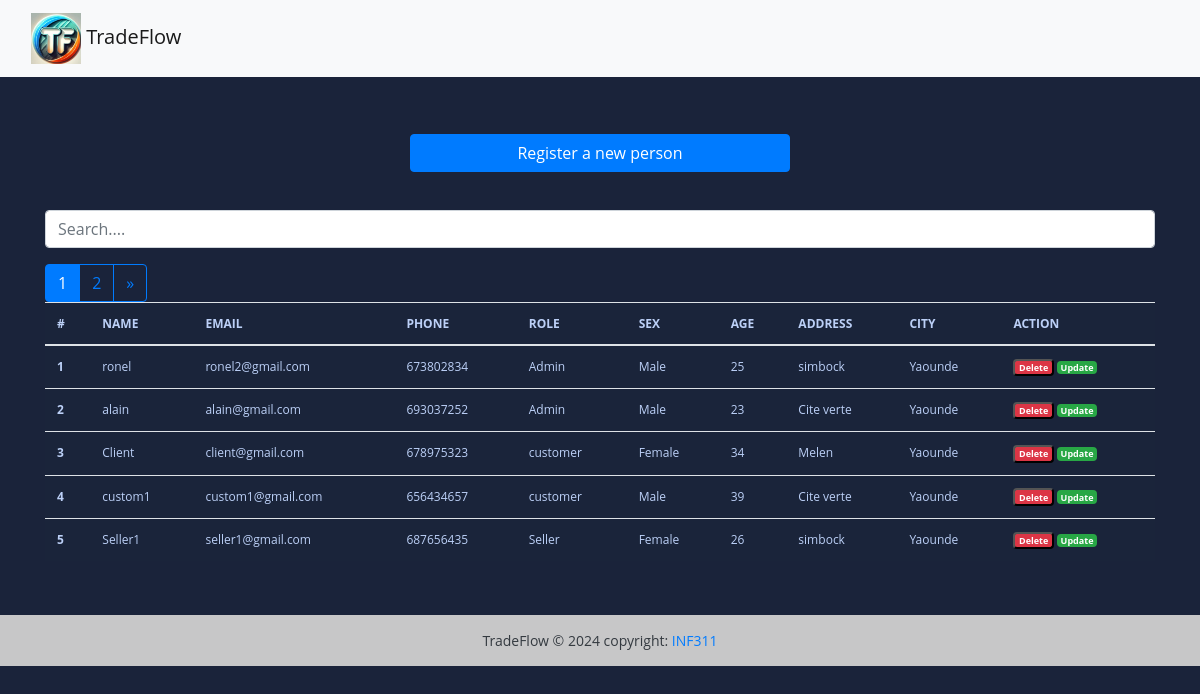
/person-view/ (signed in), run on the app's committed database.
### Users/models.py (models this page shows, shortened)
class Person(AbstractBaseUser, PermissionsMixin):
    SEX_TYPES = (
        ('M', _('Male')),
        ('F', _('Feminine')),
    )
    ROLE_TYPES = (
        ('S', _('Seller')),
        ('M', _('Manager')),
        ('C', _('Customer')),
        ('A', _('Admin')),
    )
    name = models.CharField(max_length=150)
    password = models.CharField(max_length=128)
    email = models.EmailField(unique=True)
    phone = models.CharField(max_length=132)
    address = models.CharField(max_length=150)
    sex = models.CharField(max_length=1, choices = SEX_TYPES)
    age = models.PositiveIntegerField()
    city = models.CharField(max_length=32)
    bp = models.PositiveIntegerField()
    role = models.CharField(max_length=1, choices = ROLE_TYPES)
    crearted_date = models.DateTimeField(auto_now_add=True)
    is_staff = models.BooleanField(default=False)
    is_superuser = models.BooleanField(default=False)
    is_active = models.BooleanField(default=True)
    objects = UserManager()
    USERNAME_FIELD = 'email'
    REQUIRED_FIELDS = ['name']
    class Meta:
        constraints = [
            models.UniqueConstraint(fields=['name', 'password'], name = 'unique_person_name_password')
        ]
        verbose_name = "Person"
        verbose_name_plural = "Persons"

### Users/views.py (the view, shortened to what this page needs)
# urls.py: path('person-view/', views.PersonView.as_view(), name = 'person-view'),
class PersonView(LoginRequiredMixin, View):
    templates_name = 'person-view.html'
    persons = Person.objects.all().order_by('id')
    page = 'person-view/'
    context = {
        'persons': persons,
        'page' : page
    }
    def get(self, request, *args, **kwargs):
        items = pagination(request, self.persons)
        self.context['persons'] = items
        return render(request, self.templates_name, self.context)

### Users/utils.py (called while the page is built)
def pagination(request, invoices):
    default_page = 1
    page = request.GET.get('page', default_page)
    items_per_page = 5
    parginator = Paginator(invoices, items_per_page)
    try:
        items_page = parginator.page(page)
    except PageNotAnInteger:
        items_page = parginator.page(default_page)
    except EmptyPage:
        items_page = parginator.page(parginator.num_pages)
    return items_page

### templates/person-view.html (shortened to what this page needs)
{% extends "base.html" %}
{% load static %}
{% load i18n %}
{% block content %}
<br><br>
<div class="row">
   <a href='#' class="col-md-4">
   </a>
   <a href="{% url 'add-customer' %}" class="btn col-md-4 btn-primary">
     {% trans 'Register a new person ' %}
   </a>
   <a href='#' class="col-md-4">
   </a>
</div>
<br> <br>
<div class="form-group ">
   <input id="search" class="form-control" type="text" placeholder="Search....">
</div>
<div>
   <table class="table table-striped-columns">
      <thead>
         <tr>
            <th scope="col">#</th>
            <th scope="col">{% trans 'NAME' %}</th>
            <th scope="col">EMAIL</th>
            <th scope="col">PHONE</th>
            <th scope="col">ROLE</th>
            <th scope="col">SEX</th>
            <th scope="col">AGE</th>
            <th scope="col">ADDRESS</th>
            <th scope="col">CITY</th>
            <th scope="col">ACTION</th>
         </tr>
      </thead>
      <tbody id="myTable">
         {% if persons %}
         {% for person in persons %}
         <tr>
            <th scope="row">{{forloop.counter }}</th>
            <td>{{person.name}}</td>
            <td>{{person.email}}</td>
            <td>{{ person.phone }}</td>
            <td>
               {% if person.role == "A" %}
                  Admin
               {% elif person.role == "C" %}
                  customer
               {% elif person.role == "M" %}
                  Manager
               {% elif person.role == "S" %}
                  Seller
               {% endif %}
            </td>
            <td>
               {% if person.sex == "M" %}
                  Male
               {% else %}
                  Female
               {% endif %}
            </td>
            <td>{{person.age}}</td>
            <td>{{person.address}}</td>
            <td>{{person.city}}</td>
            <td>
               <button id="btn-person-sup" type="button" data-toggle="modal" data-target="#supprimer"
                  class="badge text-white bg-danger" title="Supprimer" data-id="{{ person.pk }}"
                  data-customer="{{person.name}}"> {% trans 'Delete' %}
               </button>
               <a href="{% url 'update-person' pk=person.pk %}" title="Update" class="badge text-white bg-success">{% trans 'Update' %}</a>
            </td>
         </tr>
         {% endfor %}
         {% if persons.has_other_pages %}
            <div class="btn-group" role="group" aria-label="Item pagination">
               {% for page_number in persons.paginator.page_range %}
                  {% if page_number == 1 or page_number == persons.paginator.num_pages %}
                        <a href="?page={{ page_number }}" class="btn btn-outline-primary {% if persons.number == page_number %}active{% endif %}">
                           {{ page_number }}
                        </a>
                  {% elif page_number >= persons.number|add:'-2' and page_number <= persons.number|add:'2' %}
                        <a href="?page={{ page_number }}" class="btn btn-outline-primary {% if persons.number == page_number %}active{% endif %}">
                           {{ page_number }}
                        </a>
                  {% elif page_number == persons.number|add:'-3' or page_number == persons.number|add:'3' %}
                        <button class="btn btn-outline-primary" disabled>...</button>
                  {% endif %}
               {% endfor %}
               {% if persons.has_next %}
               <a href="?page={{ persons.next_page_number }}" class="btn btn-outline-primary">&raquo;</a>
               {% endif %}
            </div>
         {% endif %}
         {% else %}
         <p class="text-center text-white">No person found.</p>
         {% endif %}
      </tbody>
   </table>
</div>
<br><br>
{% endblock %}

### static/styles.css (style rules this page uses)
body { margin: 0; padding: 0; font: 400 .875rem 'Open Sans', sans-serif; color: #bcd0f7; background: #1A233A; position: relative; height: 100%; }
.table { background: #1a243a; color: #bcd0f7; font-size: .75rem; }

### data on the page
Person: name "ronel", email "ronel2@gmail.com", phone "673802834", role "Admin", sex "Male", age "25", address "simbock", city "Yaounde"
Person: name "alain", email "alain@gmail.com", phone "693037252", role "Admin", sex "Male", age "23", address "Cite verte", city "Yaounde"
Person: name "Client", email "client@gmail.com", phone "678975323", role "customer", sex "Female", age "34", address "Melen", city "Yaounde"
Person: name "custom1", email "custom1@gmail.com", phone "656434657", role "customer", sex "Male", age "39", address "Cite verte", city "Yaounde"
Person: name "Seller1", email "seller1@gmail.com", phone "687656435", role "Seller", sex "Female", age "26", address "simbock", city "Yaounde"

### other printed values
{{ page_number }} "1" "2"
